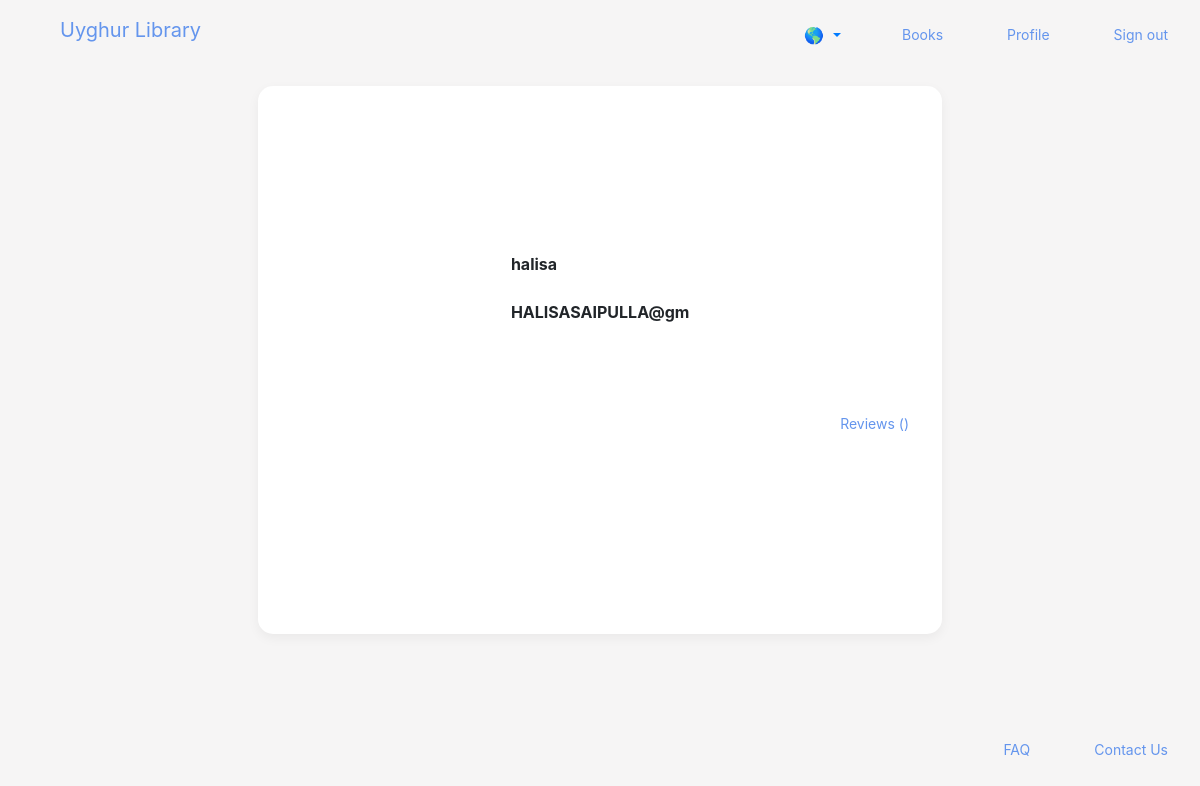
/profile/favorites (signed in), run on an earlier commit of the app's database.
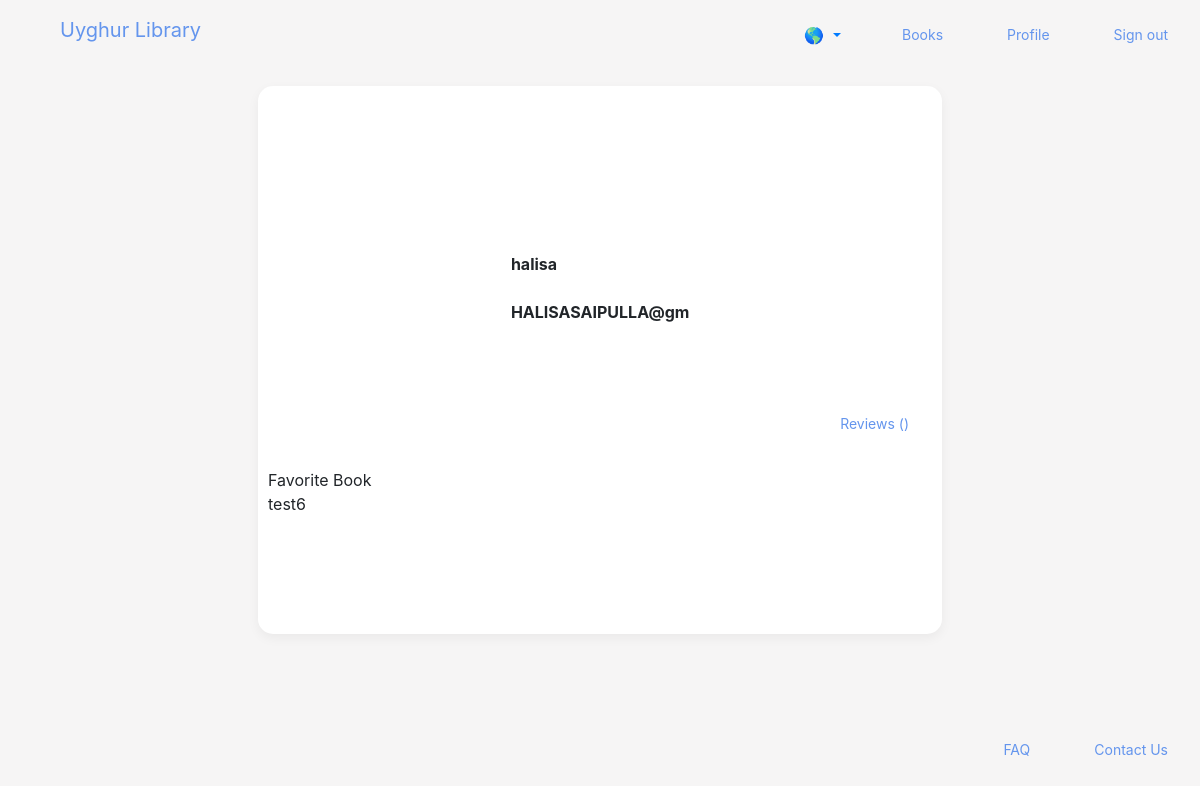
And on a later commit of the database.
### library/models.py (models this page shows, shortened)
class Book(models.Model):
    ISBN = models.CharField(max_length=100, default='')
    title = models.CharField(max_length=100)
    author = models.CharField(max_length=100)
    pdf = models.FileField(upload_to='books/pdfs/')
    cover = models.ImageField(upload_to='books/covers/', default='books/covers/default.png',blank=True)
    category = models.ForeignKey('Category',on_delete=models.PROTECT,default=1)
    publishedYear=models.CharField(max_length=100, default='',blank=True)
    publisher = models.CharField(max_length=100, default='',blank=True)
    pages=models.CharField(max_length=100, default='')
    summary = models.TextField(max_length=250,blank=True)
    favorite = models.ManyToManyField(User,related_name='favorite', blank=True)
    def __str__(self):
        return self.title

### library/views.py (the view)
# urls.py: path('profile/favorites', views.book_favorite_list, name='book_favorite_list'),
def book_favorite_list(request):
    user = request.user
    favorite_books = user.favorite.all()
    print(favorite_books)
    context = {
        'favorite_books': favorite_books
    }
    return render(request, 'users/profile.html', context)

### users/templates/users/profile.html (shortened to what this page needs)
{% extends 'library/base.html' %}
{% load i18n %}
{% load crispy_forms_tags %}
{% block content %}
<section class="mb-5">
  <div class="row">
        <div class="col-md-3 mb-4 md-0">
            <div class="mdb-lightbox">
              <div class="row product-gallery mx-1">
                <div class="col-12">
                  <figure class="view overlay rounded z-depth-1 main-img">
                  </figure>
                </div>
              </div>
            </div>
        </div>
      </div>
      <div class="col-md-9 mb-0">
        <div class="table-responsive">
          <table class="table p-0 table-borderless mt-5 mb-0">
            <tbody>
              <tr>
                <th class="pl-0 w-25" scope="row">{{ user.username }}</th>
              </tr>
              <tr>
                <th class="pl-0 w-25" scope="row">{{ user.email }}</th>
              </tr>
              </tbody>
              </table>
        </div>
      </div>
  </div>
        <ul class="nav nav-tabs" id="advancedTab" role="tablist">
          <li class="nav-item">
            <a class="nav-link" id="reviews-tab" data-toggle="tab" href="#reviews" role="tab" aria-controls="reviews" aria-selected="false">Reviews ({{ num_comments }})</a>
          </li>
        </ul>
  <div class="row-md-3 mb-3 md-0">
        <div class="tab-pane row" id="reviews" role="tabpanel">
              <div class="col-6 h-50 scroll">
                <div class="comment-container">
                  {% for books in favorite_books %}
                  <div class="media-body text-left">
                    <medium>{{ books }}</medium>
                  </div>
                  {% endfor %}
                </div>
              </div>
        </div>
      </div>
    </div>
    </div>
    </div>
<footer>
  <ul>
    <li><a class="nav-link" href="{% url 'contact_us' %}">{% translate "Contact Us" %}</a></li>
    <li><a class="nav-link" href="{% url 'faq' %}">{% translate "FAQ" %}</a></li>
  </ul>
</footer>
{% endblock %}

What changed in the data, as far as the page shows it:
now on this page (row edited): Book: title "Favorite Book"
now on this page (row unchanged): Book: title "test6"
